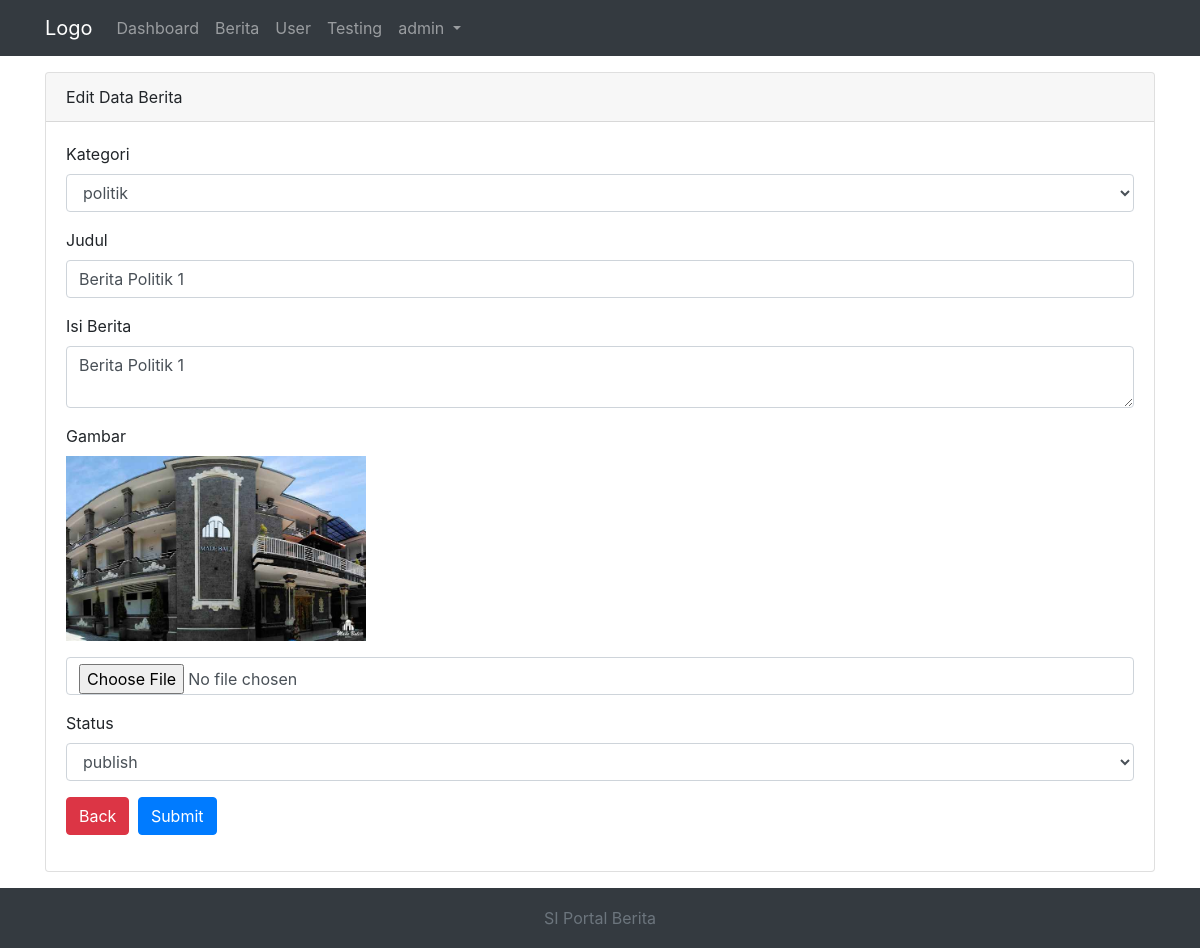
/index.php?page=berita-edit&id_berita=1 (signed in), run on the app's committed database.
### tables this page shows
CREATE TABLE `tbl_berita` (
  `id_berita` int(11) NOT NULL,
  `judul_berita` varchar(50) NOT NULL,
  `isi_berita` text NOT NULL,
  `img_berita` varchar(100) NOT NULL,
  `kategori_berita` varchar(50) NOT NULL,
  `user_berita` int(11) NOT NULL,
  `tanggal_berita` date NOT NULL,
  `status_berita` varchar(15) NOT NULL
);

### pages/berita-edit.php (the view, shortened to what this page needs)
<?php
$id_berita = isset($_REQUEST['id_berita']) ? $_REQUEST['id_berita'] : '';
$dataedit = array();
if ($id_berita != '') {
    $_userid = isset($_SESSION["id_user"]) ? $_SESSION["id_user"] : "";
    $_userrole = isset($_SESSION["role_user"]) ? $_SESSION["role_user"] : "";
    $sqlcheck = "SELECT * FROM tbl_berita WHERE id_berita = $id_berita and user_berita = $_userid";
    if ($_userrole == 'admin') {
        $sqlcheck = "SELECT * FROM tbl_berita WHERE id_berita = $id_berita";
    }
    $qrycheck = mysqli_query($_koneksi, $sqlcheck);
    $dataedit = $qrycheck->fetch_array();
}
?>
<div class="card">
    <div class="card-header">
        Edit Data Berita
    </div>
    <div class="card-body">
        <?php if (count($dataedit) > 0) { ?>
            <form method="POST" action="index.php?page=berita-edit" enctype="multipart/form-data">
                <div class="form-group">
                    <label>Kategori</label>
                    <select class="form-control" name="kategori">
                        <option value="<?php echo $dataedit['kategori_berita'];?>"><?php echo $dataedit['kategori_berita'];?></option>
                    </select>
                </div>
                <div class="form-group">
                    <label>Judul</label>
                    <input type="text" class="form-control" name="judul" value="<?php echo $dataedit['judul_berita'];?>"/>
                </div>
                <div class="form-group">
                    <label>Isi Berita</label>
                    <textarea class="form-control" name="isi"><?php echo $dataedit['isi_berita'];?></textarea>
                </div>
                <div class="form-group">
                    <label>Gambar</label>
                    <div class="mb-3">
                        <img src="files/<?php echo $dataedit['img_berita']; ?>" width="300"/>
                    </div>
                    <input type="file" class="form-control" name="gambar"/>
                </div>
                <div class="form-group">
                    <label>Status</label>
                    <select class="form-control" name="status">
                        <option value="<?php echo $dataedit['status_berita'];?>"><?php echo $dataedit['status_berita'];?></option>
                    </select>
                </div>
                <div class="form-group">
                    <a class="btn btn-danger mr-1" href="index.php?page=berita" role="button">Back</a>
                    <input type="submit" name="tombol-edit" class="btn btn-primary" />
                </div>
            </form>
        <?php } ?>
    </div>
</div>

### data on the page
tbl_berita: kategori "politik", judul "Berita Politik 1", isi "Berita Politik 1", img_berita (picture), status "publish"

### other printed values
$_username "admin"
